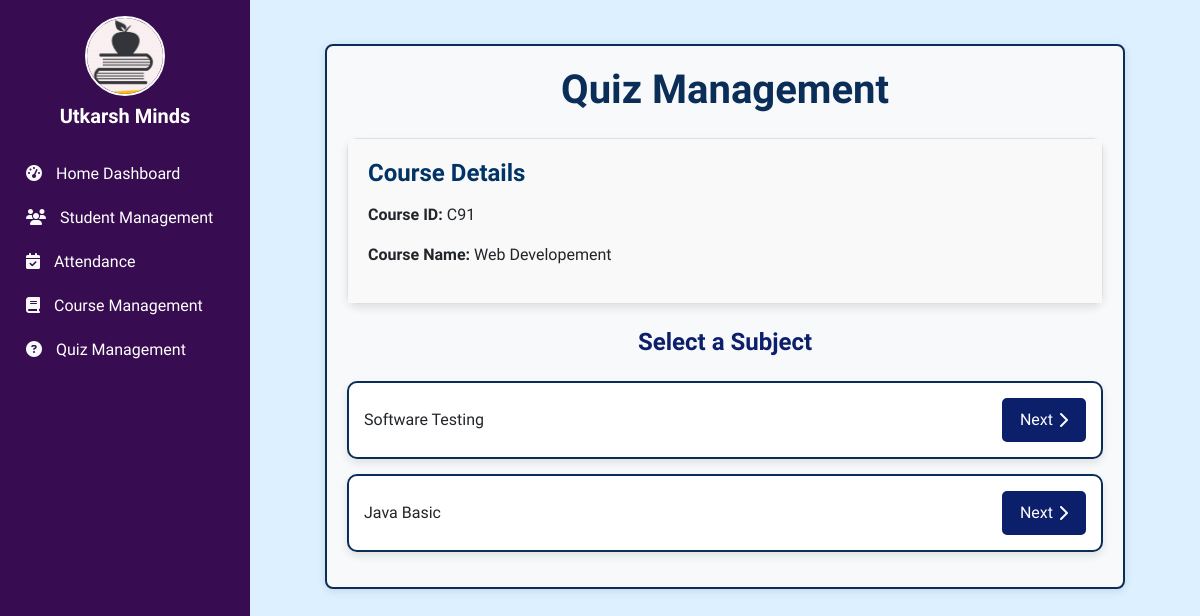
The page /quizmgt/subject_select/C91 on the database as committed earlier.
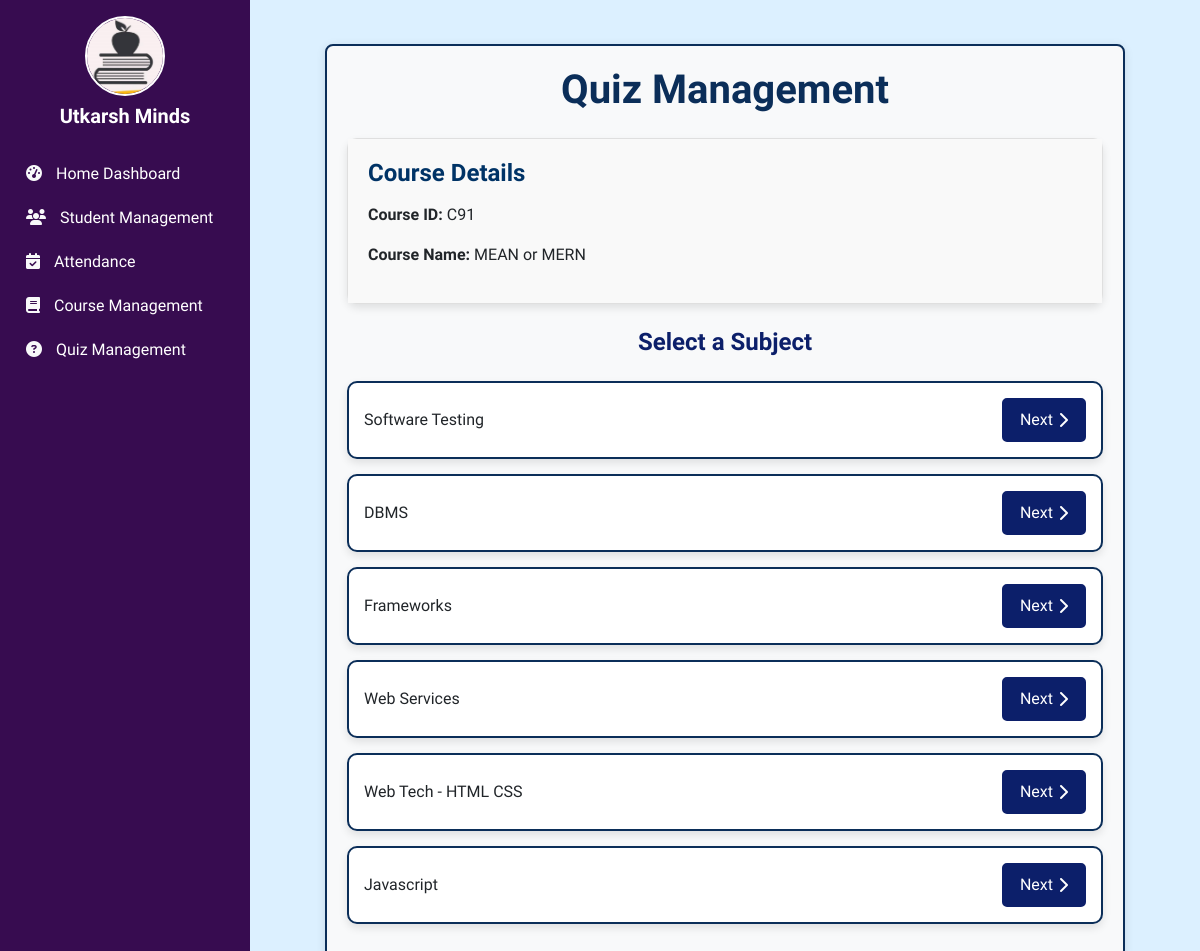
The same page on the database as committed later.
### coursemgt/models.py (models this page shows, shortened)
class Course(models.Model):
    c_id = models.TextField(primary_key=True)
    cname = models.CharField(max_length=255)
    cduration = models.IntegerField()

class Subject(models.Model):
    sb_id = models.TextField(primary_key=True)
    sbname = models.CharField(max_length=255)
    courses = models.ManyToManyField(Course, related_name='subjects')

### quizmgt/views.py (the view)
# urls.py: path("subject_select/<str:c_id>", views.subject_select),
def subject_select(request, c_id):
    c=Course.objects.get(pk=c_id)
    subjects= c.subjects.all()
    return render(request, 'quizmgt/subject_select.html', {'c': c, 'subjects':subjects})

### quizmgt/templates/quizmgt/subject_select.html (shortened to what this page needs)
{% extends "base.html" %}
{% block body %}
<div class="quiz-mgt-container">
    <h1 class="text-center mb-4">Quiz Management</h1>
    <div class="card mb-4">
        <div class="card-body">
            <h5 class="card-title">Course Details</h5>
            <p><strong>Course ID:</strong> {{ c.c_id }}</p>
            <p><strong>Course Name:</strong> {{ c.cname }}</p>
        </div>
    </div>
    <h5 class="text-center mb-4">Select a Subject</h5>
    <div class="list-group">
        {% for s in subjects %}
        <div class="course-list-item">
            <span>{{ s.sbname }}</span>
            <a href="/quizmgt/student_list/{{ c.c_id }}/{{ s.sb_id }}" class="next-btn">
                Next <i class="fa-solid fa-chevron-right"></i>
            </a>
        </div>
        {% endfor %}
    </div>
</div>
{% endblock body %}

Rows that differ between the two databases and show on the page:
removed Subject: sbname "Java Basic"
changed Course "C91": cname "Web Developement" → "MEAN or MERN"
now on this page (row unchanged): Subject: sbname "DBMS"
added Subject: sbname "Frameworks"
added Subject: sbname "Web Services"
added Subject: sbname "Web Tech - HTML CSS"
added Subject: sbname "Javascript"
